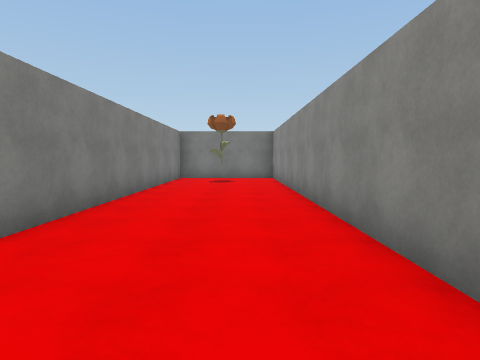
view 1 (above)

24 first-person views from a walk through a Unity game level. The camera is 1.5 m above the floor, tilts 4° down and sees 75° across. The floor is counted in squares, 2 m on a side. Each view is taken from the middle of a square. On the plan, view 1 faces up. The plan holds only what a view shows up to about 10 squares ahead; the rest is blank. The player character is not drawn. Surface patterns are stand-ins for the level's own textures.

view 2
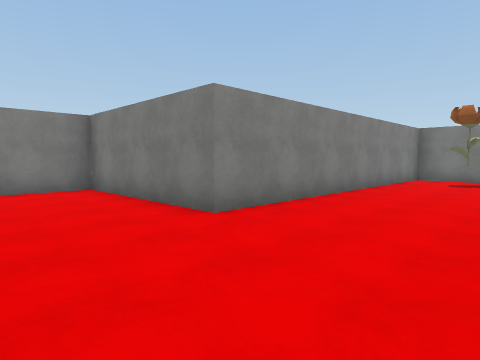

view 3
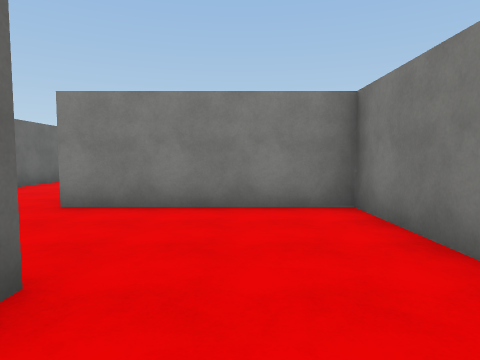

view 4
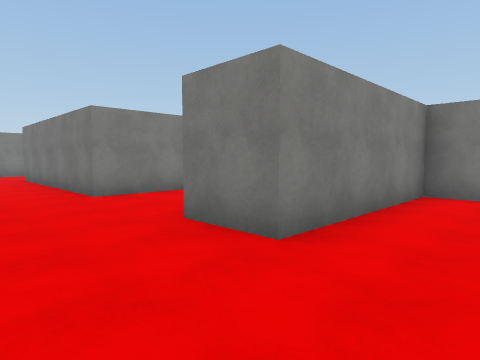

view 5
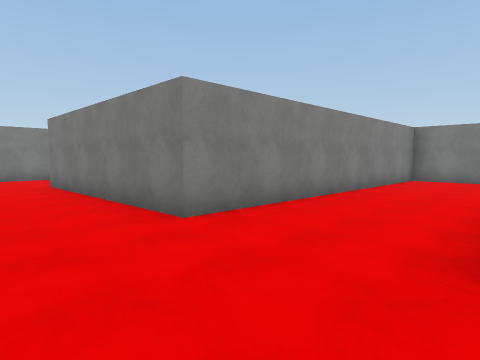

view 6
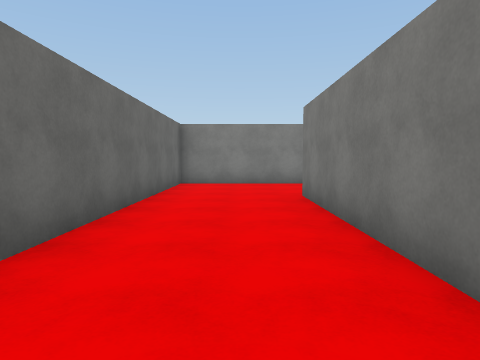

view 7
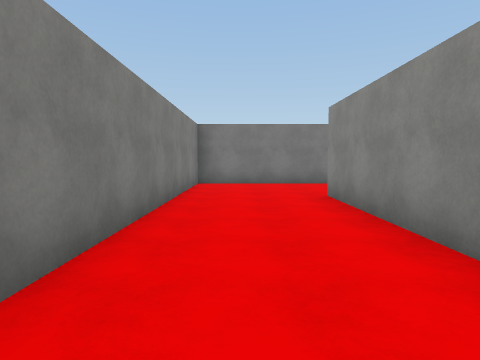

view 8
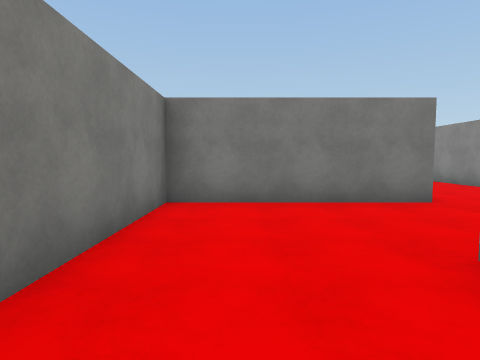

view 9
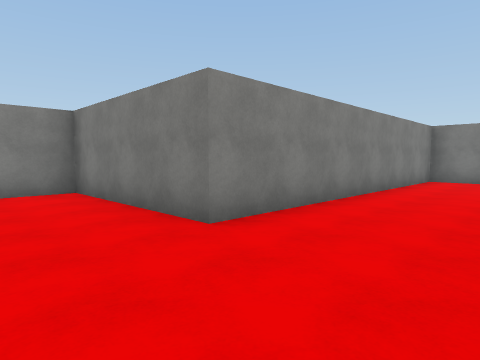

view 10
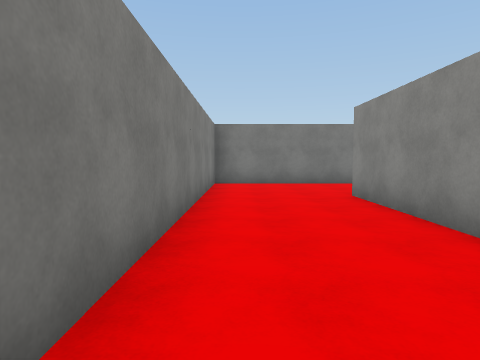

view 11
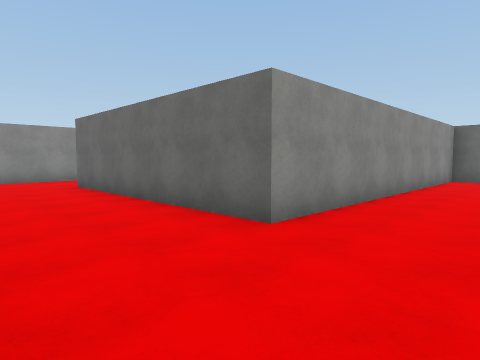

view 12
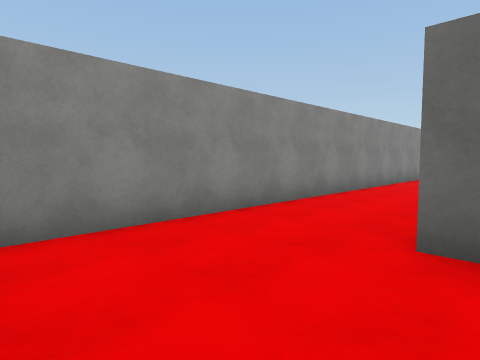

view 13
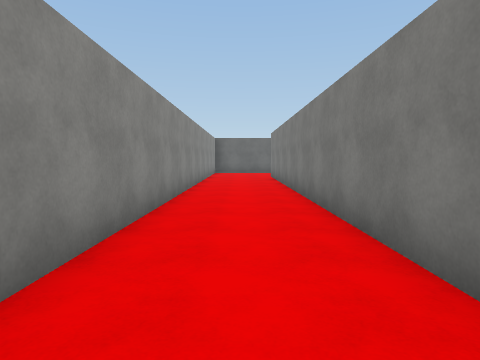

view 14
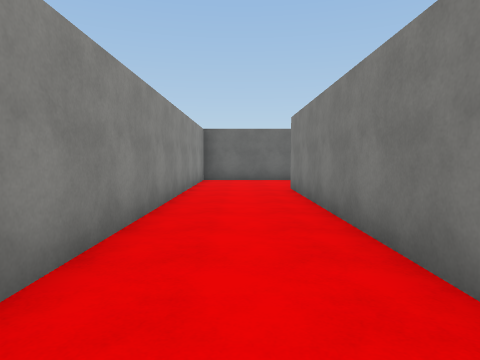

view 15
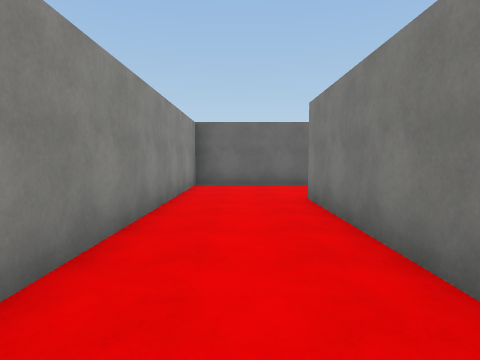

view 16
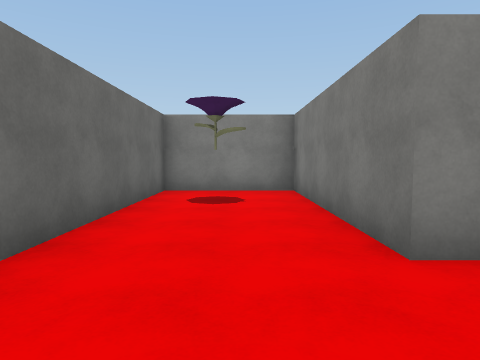

view 17
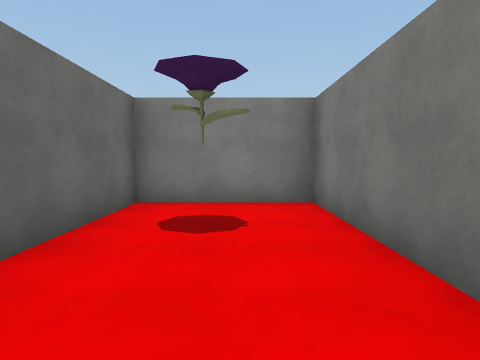

view 18
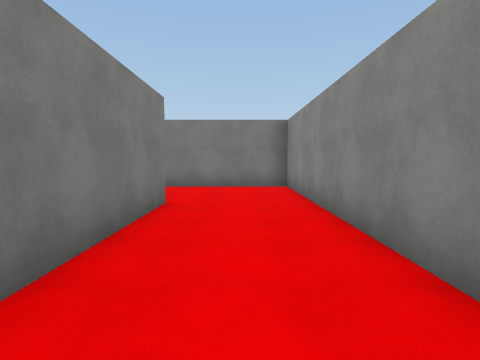

view 19
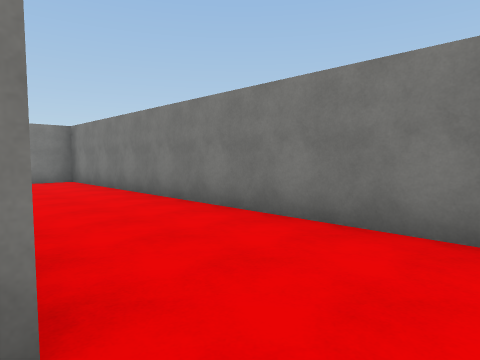

view 20
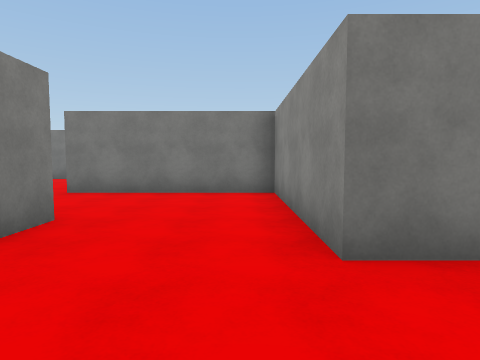

view 21
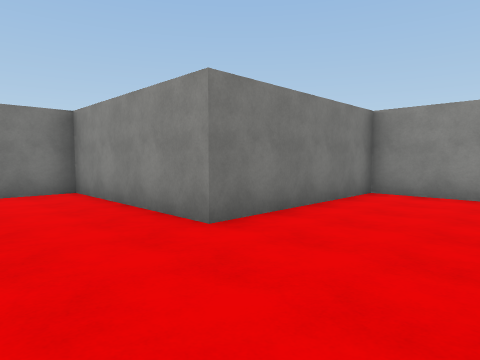

view 22
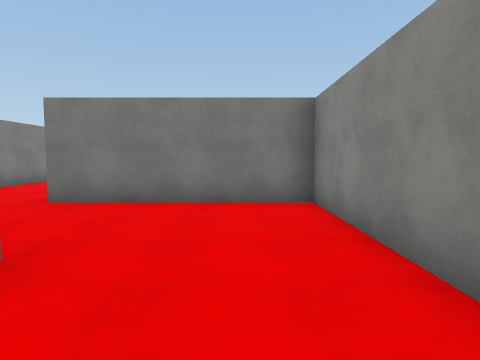

view 23
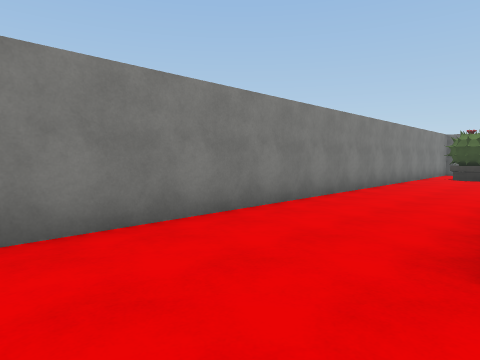

view 24
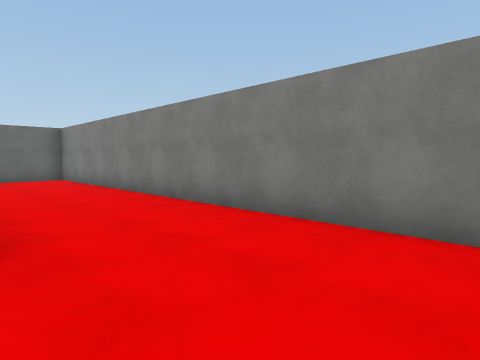

### Floor plan
Points are (right, up) in squares from view 1. A wall is a line through its corners. A room is listed if a view was taken in it or the views show most of it. See-through windows are left out.
Room 1 (views 1, 2, 3, 4, 5, 6, 7, 8, 9, 10, 11, 12, 13, 14, 15, 16, 17, 18, 19, 20, 21, 22, 23, 24)
walls: (-8.2, 0.1) (-8.2, 4.3); (-4.5, 4.2) (-3.7, 4.2) (-3.7, 13.2) (2.7, 13.2) (2.7, -1.7) (-2.2, -1.7) (-2.2, -4.7) (5.2, -4.7) (5.2, 16.3) (-6.7, 16.3) (-6.7, 7.3) (-11.2, 7.3) (-11.2, -1.7) (-17.2, -1.7) (-17.2, 2.8) (-21.7, 2.8) (-21.7, 7.3) (-26.3, 7.3); (-2.2, 11) (-2.2, 2.8) (-6.7, 2.8) (-6.7, -1.7) (-8.3, -1.7); (-20.2, -0.2) (-20.2, -4.7) (-10, -4.7); (-0.5, 11.8) (-1.5, 11.8); (1.2, 1.5) (1.2, 10); (-28.5, -4.7) (-27.5, -4.7); (-29.2, 16) (-29.2, -4)
objects: other object (-28, 18)

Where each view was taken, in squares from view 1:
view 1: 0 up, 0 right, facing up
view 2: 0 up, 1 right, facing up-left
view 3: 1 up, 2 left, facing left
view 4: 4 down, 5 left, facing up-left
view 5: 4 down, 8 left, facing up-left
view 6: 3 down, 11 left, facing left
view 7: 2 down, 10 left, facing up
view 8: 2 up, 10 left, facing up
view 9: 5 up, 4 left, facing up-left
view 10: 7 up, 6 left, facing up
view 11: 16 up, 6 left, facing down-right
view 12: 16 up, 2 right, facing down-right
view 13: 11 up, 4 right, facing down
view 14: 6 up, 4 right, facing down
view 15: 4 up, 4 right, facing down
view 16: 3 down, 5 right, facing left
view 17: 3 down, 3 right, facing left
view 18: 8 up, 4 right, facing up
view 19: 13 up, 4 right, facing up-left
view 20: 4 down, 18 left, facing up
view 21: 0 up, 24 left, facing up-right
view 22: 2 up, 23 left, facing up
view 23: 5 up, 26 left, facing up-left
view 24: 7 up, 26 left, facing down-left
